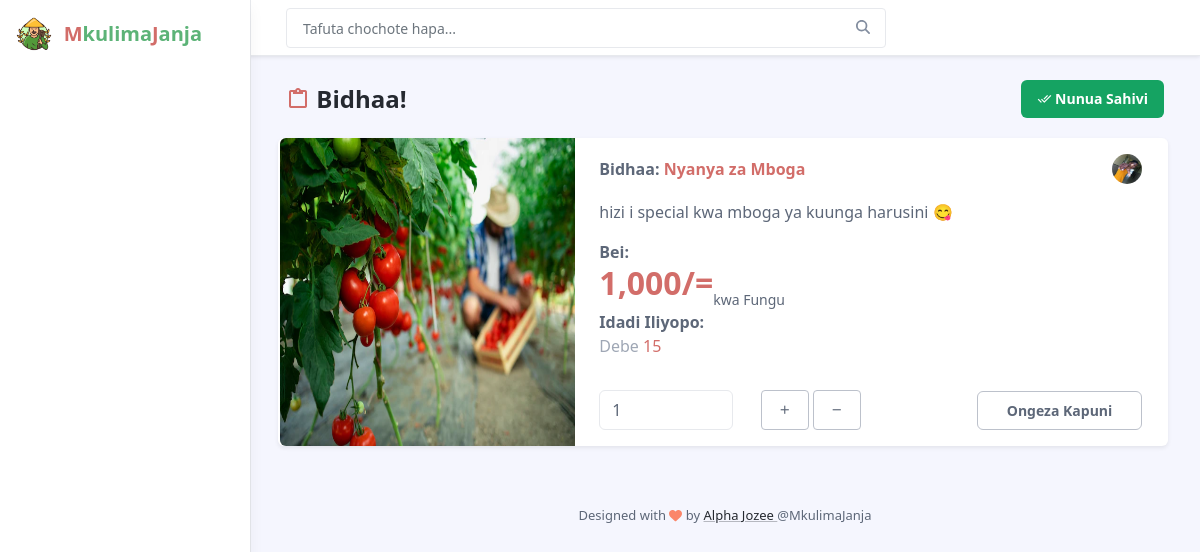
The page /dashboard/bidhaa.php?id=7 on the database its author committed.
### tables this page shows
CREATE TABLE `bidhaa` (
  `id` int(11) NOT NULL,
  `user_id` int(11) NOT NULL,
  `jina_bidhaa` varchar(50) NOT NULL,
  `bei` bigint(20) NOT NULL,
  `kipimo_bei` varchar(20) NOT NULL,
  `maelezo` longtext NOT NULL,
  `quantity` bigint(20) NOT NULL,
  `kipimo_quantity` varchar(30) NOT NULL,
  `category` varchar(20) NOT NULL,
  `picha` varchar(200) NOT NULL,
  `status` text NOT NULL DEFAULT 'available'
);

CREATE TABLE `users` (
  `id` int(11) NOT NULL,
  `jina_kamili` varchar(30) NOT NULL,
  `username` varchar(15) NOT NULL,
  `password` varchar(8) NOT NULL,
  `simu` varchar(15) NOT NULL,
  `tin_number` varchar(34) NOT NULL,
  `role` varchar(20) NOT NULL DEFAULT 'user',
  `profiles` varchar(200) NOT NULL DEFAULT '../profiles/avatar.png',
  `status` varchar(20) NOT NULL DEFAULT 'active'
);

### dashboard/bidhaa.php (the view, shortened to what this page needs)
<?php include "../layouts/inside_head.php"; ?>
<header class="app-header fixed-top">
    <?php include "../components/top_nav.php"; ?>
    <?php include "../components/sidebar.php"; ?>
</header>
<div class="app-wrapper">
    <div class="app-content pt-3 p-md-3 p-lg-4">
        <div class="container-xl">
            <div class="row g-3 mb-4 align-items-center justify-content-between">
                <div class="col-auto">
                    <h1 class="app-page-title mb-0"><i class="mdi mdi-clipboard-outline text-danger"></i> Bidhaa!</h1>
                </div>
                <div class="col-auto">
                    <div class="page-utilities">
                        <div class="row g-2 justify-content-start justify-content-md-end align-items-center">
                            <div class="col-auto">
                                <a class="btn app-btn-primary" href="malipo.php"> <i class="mdi mdi-check-all"></i>
                                    Nunua Sahivi</a>
                            </div>
                        </div>
                    </div>
                </div>
                <div class="row g-1">
                    <?php
                    $bidhaa = $_GET['id'];
                    $sql = "SELECT * FROM bidhaa JOIN users ON bidhaa.user_id = users.id WHERE bidhaa.id ='$bidhaa'";
                    $check = mysqli_query($conn, $sql);
                    while ($row = mysqli_fetch_assoc($check)) {
                    ?>
                        <div class="card  border-0 shadow-sm  my-3">
                            <div class="row g-0">
                                <div class="col-md-4">
                                    <img src="<?php echo $row['picha'] ?>" alt="Trendy Pants and Shoes" class="img-fluid rounded-start h-100 w-100" />
                                </div>
                                <div class="col-md-8 px-4">
                                    <div class="d-flex justify-content-between py-3 align-items-center">
                                        <span class=" fw-bold">Bidhaa: <span class="text-danger"><?php echo $row['jina_bidhaa'] ?></span> </span>
                                        <div class="">
                                            <img src="<?php echo $row['profiles'] ?>" width="30px" height="30px" alt="" class="rounded-circle">
                                        </div>
                                    </div>
                                    <p>
                                        <?php echo $row['maelezo'] ?>
                                    </p>
                                    <span class="fw-bold">Bei:</span>
                                    <div class="d-flex justify-content-start align-items-end">
                                    <h2 class="text-muted"><span class="text-danger"><?php echo number_format($row['bei']) ?>/= </span> </h2> <small><?php echo $row['kipimo_bei'] ?></small>
                                    </div>
                                    <span class="fw-bold">Idadi Iliyopo:</span>
                                    <p class="text-muted"><?php echo $row['kipimo_quantity'] ?> <span class="text-danger"><?php echo $row['quantity'] ?> </span> </p>
                                    <form action="../logics/cartServer.php" method="POST">
                                        <div class="row mt-2 d-flex align-items-center justify-content-center">
                                            <div class="col-md-8 my-3">
                                                <div class="row d-flex align-items-center">
                                                    <div class="col-5">
                                                        <input type="text" name="quantity" id="sst" maxlength="10" value="1" title="Quantity:" class="form-control">
                                                    </div>
                                                    <div class="col-7 d-flex">
                                                        <button onclick="var result = document.getElementById('sst'); var sst = result.value; if( !isNaN( sst ) && sst < <?php echo $row['quantity'] ?>) result.value++;return false;" class="btn mx-1 btn-sm app-btn-secondary increase items-count" type="button"><i class="mdi mdi-plus"></i></button>
                                                        <button onclick="var result = document.getElementById('sst'); var sst = result.value; if( !isNaN( sst ) && sst > 1 ) result.value--;return false;" class="btn btn-sm app-btn-secondary reduced items-count" type="button"><i class="mdi mdi-minus"></i></button>
                                                    </div>
                                                </div>
                                            </div>
                                            <div class="col-md-4 my-3">
                                                <button type="submit" name="add_cart" class="app-btn-secondary btn w-100">Ongeza Kapuni</a>
                                            </div>
                                        </div>
                                    </form>
                                </div>
                            </div>
                        </div>
                    <?php } ?>
                </div>
            </div>
        </div>
        <?php include "../components/inner_footer.php" ?>
    </div>
    <?php include "../layouts/inside_foot.php"; ?>

### rows shown on the page
bidhaa: picha (picture), jina_bidhaa "Nyanya za Mboga", user.profiles (picture), maelezo "hizi i special kwa mboga ya kuunga harusini 😋", bei "1,000", kipimo_bei "kwa Fungu", kipimo_quantity "Debe", quantity "15"
